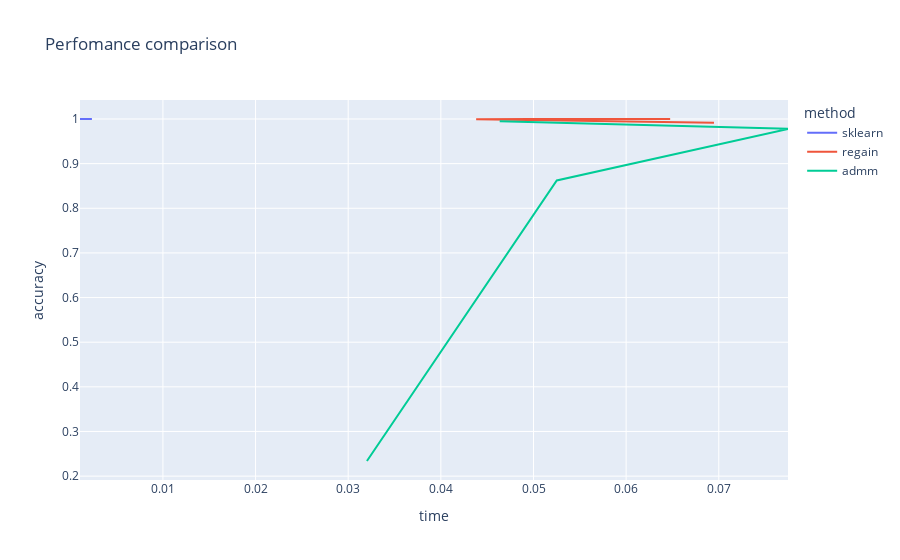

The code cell stored with this chart in its notebook:
### Code cell
# fig = px.line(df, x="time", y="accuracy", color= "method",text="tol_rate", title='Perfomance comparison')
fig = px.line(df, x="time", y="accuracy", color= "method", title='Perfomance comparison')
fig.show()

### Figure 1 — Plotly figure (JSON) as saved in the notebook; plotly's stock layout.template omitted (floating-point values rounded to 4 significant figures)
{"data": [{"hovertemplate": "method=sklearn<br>time=%{x}<br>accuracy=%{y}<extra></extra>", "legendgroup": "sklearn", "line": {"color": "#636efa", "dash": "solid"}, "mode": "lines", "name": "sklearn", "orientation": "v", "showlegend": true, "type": "scatter", "x": [0.002336, 0.001507, 0.001051, 0.001518], "xaxis": "x", "y": [1.0, 1.0, 1.0, 1.0], "yaxis": "y"}, {"hovertemplate": "method=regain<br>time=%{x}<br>accuracy=%{y}<extra></extra>", "legendgroup": "regain", "line": {"color": "#EF553B", "dash": "solid"}, "mode": "lines", "name": "regain", "orientation": "v", "showlegend": true, "type": "scatter", "x": [0.06948, 0.04381, 0.04967, 0.06475], "xaxis": "x", "y": [0.9916, 0.9993, 0.9999, 1.0], "yaxis": "y"}, {"hovertemplate": "method=admm<br>time=%{x}<br>accuracy=%{y}<extra></extra>", "legendgroup": "admm", "line": {"color": "#00cc96", "dash": "solid"}, "mode": "lines", "name": "admm", "orientation": "v", "showlegend": true, "type": "scatter", "x": [0.03202, 0.05251, 0.07747, 0.04635], "xaxis": "x", "y": [0.2339, 0.8624, 0.9779, 0.9948], "yaxis": "y"}], "layout": {"legend": {"title": {"text": "method"}, "tracegroupgap": 0}, "title": {"text": "Perfomance comparison"}, "xaxis": {"anchor": "y", "domain": [0, 1], "title": {"text": "time"}}, "yaxis": {"anchor": "x", "domain": [0, 1], "title": {"text": "accuracy"}}}}
